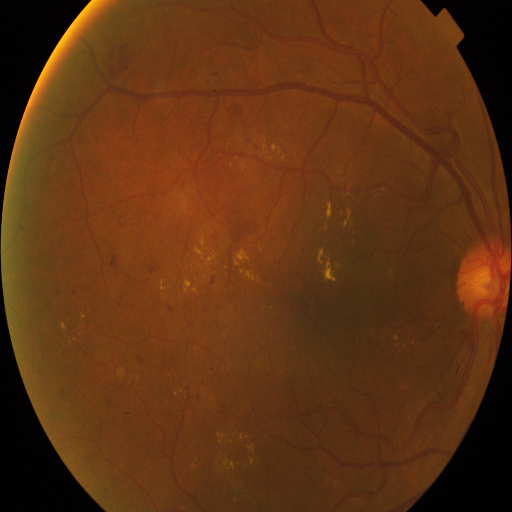
#> input picture 000c1434d8d7.png, 512 x 512 px, given as the content of the folder C:/Users/urani/Documents/Diabetic Retinopathy/train_images, which was not available
$ python preprocessing_into_one_channel.py
#> lines starting #> are read from the running program, lines starting #| are printed output that depends on the picture; pictures that were not available may be replaced by others from this repository, and a replacement may not be noted
import os
import shutil
import cv2
import numpy as np
image_folder = "C:/Users/urani/Documents/Diabetic Retinopathy/train_images"
green_images_folder = "C:/Users/urani/Documents/Diabetic Retinopathy/Green Images"
clahe_images_folder = "C:/Users/urani/Documents/Diabetic Retinopathy/CLAHE_images"
normalized_images_folder = "C:/Users/urani/Documents/Diabetic Retinopathy/normalized_images"
i = 0
for root, dirs, files in os.walk(image_folder):
    for file in files:
        if file.endswith('.png'):
            image_path = os.path.join(root, file)
            print(image_path)
            file_name = file.split('.')[0]
            image = cv2.imread(image_path)
#> image is the input picture: shape (512, 512, 3); mean B, G, R 19.2, 51, 95.5
            blue, green, red = cv2.split(image)
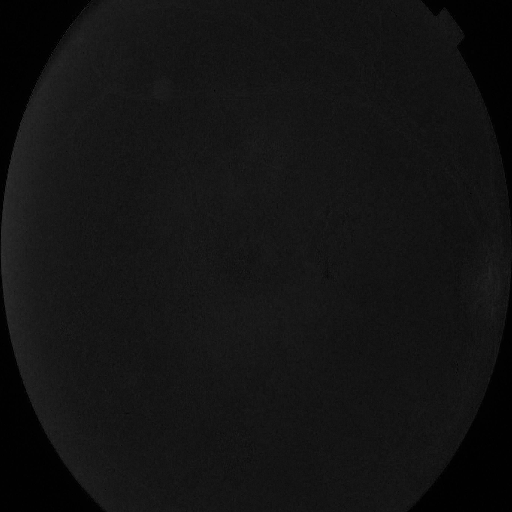
#> blue: shape (512, 512); min 0, max 53, mean 19.2
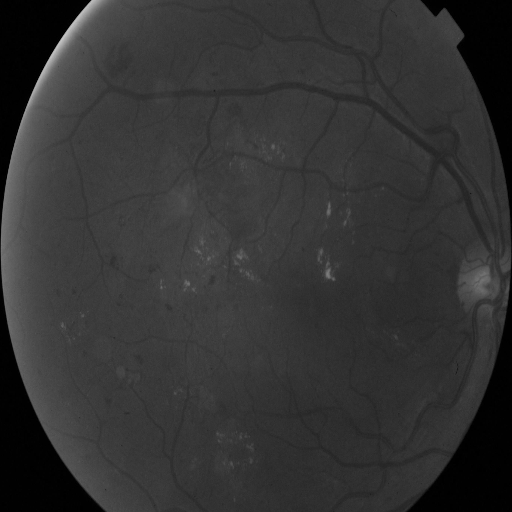
#> green: shape (512, 512); min 0, max 197, mean 51
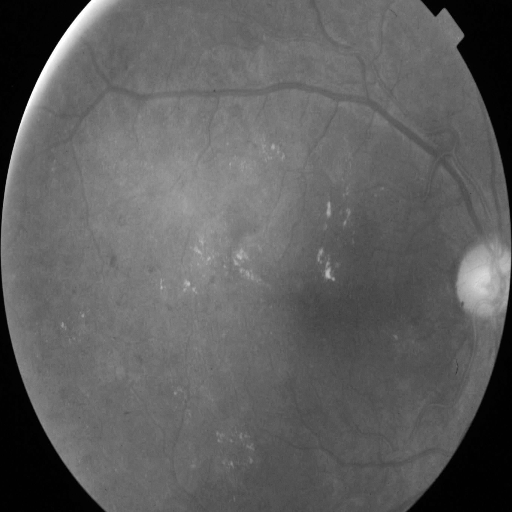
#> red: shape (512, 512); min 0, max 255, mean 95.5
            green_image_name = "green_channel_" + file_name + ".png"
            cv2.imwrite(green_image_name, green)

            # Creating CLAHE
            clahe = cv2.createCLAHE(clipLimit=2.0, tileGridSize=(8, 8))
            clahe_image = clahe.apply(green)
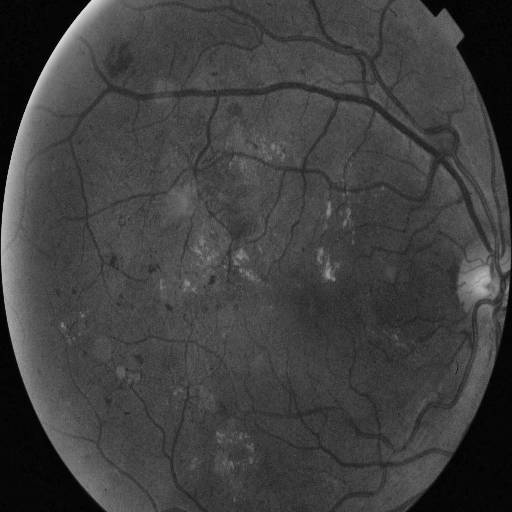
#> clahe_image: shape (512, 512); min 1, max 222, mean 64
            # cv2_imshow(cl1)
            clahe_image_name = "clahe_" + file_name + ".png"
            cv2.imwrite(clahe_image_name, clahe_image)

            # MIN-MAX NORMALIZATION
            normalizedImg = np.zeros((512, 512))
            normalizedImg = cv2.normalize(clahe_image, normalizedImg, 0, 255, cv2.NORM_MINMAX)
            normalized_image_name = "normalized_" + file_name + ".png"
            # cv2_imshow(normalizedImg)
            cv2.imwrite(normalized_image_name, normalizedImg)

            shutil.move(green_image_name, green_images_folder)
            shutil.move(clahe_image_name, clahe_images_folder)
            shutil.move(normalized_image_name, normalized_images_folder)
            i += 1
            print(i)
